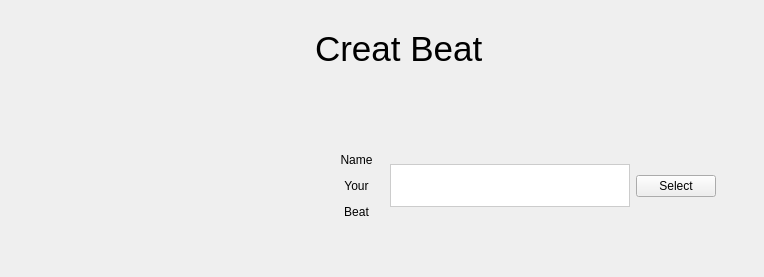
      <widget class="QWidget" name="createBeat">
       <layout class="QHBoxLayout" name="horizontalLayout_10">
        <property name="leftMargin">
         <number>0</number>
        </property>
        <property name="topMargin">
         <number>0</number>
        </property>
        <property name="rightMargin">
         <number>0</number>
        </property>
        <property name="bottomMargin">
         <number>0</number>
        </property>
        <item>
         <widget class="QWidget" name="widget_22" native="true">
          <property name="minimumSize">
           <size>
            <width>300</width>
            <height>0</height>
           </size>
          </property>
          <property name="maximumSize">
           <size>
            <width>300</width>
            <height>16777215</height>
           </size>
          </property>
          <widget class="QLabel" name="label_22">
           <property name="geometry">
            <rect>
             <x>0</x>
             <y>0</y>
             <width>250</width>
             <height>131</height>
            </rect>
           </property>
           <property name="maximumSize">
            <size>
             <width>250</width>
             <height>150</height>
            </size>
           </property>
           <property name="text">
            <string/>
           </property>
           <property name="pixmap">
            <pixmap resource="Resources.qrc">:/assets/guitAR.png</pixmap>
           </property>
          </widget>
          <widget class="QLabel" name="label_23">
           <property name="geometry">
            <rect>
             <x>220</x>
             <y>0</y>
             <width>71</width>
             <height>450</height>
            </rect>
           </property>
           <property name="maximumSize">
            <size>
             <width>16777215</width>
             <height>450</height>
            </size>
           </property>
           <property name="text">
            <string/>
           </property>
           <property name="pixmap">
            <pixmap resource="Resources.qrc">:/assets/vertical_lines.png</pixmap>
           </property>
           <property name="scaledContents">
            <bool>true</bool>
           </property>
          </widget>
          <zorder>label_23</zorder>
          <zorder>label_22</zorder>
         </widget>
        </item>
        <item>
         <widget class="QWidget" name="widget_20" native="true">
          <property name="enabled">
           <bool>true</bool>
          </property>
          <property name="sizePolicy">
           <sizepolicy hsizetype="Preferred" vsizetype="Preferred">
            <horstretch>0</horstretch>
            <verstretch>0</verstretch>
           </sizepolicy>
          </property>
          <layout class="QVBoxLayout" name="verticalLayout_14">
           <property name="leftMargin">
            <number>0</number>
           </property>
           <property name="topMargin">
            <number>20</number>
           </property>
           <item>
            <widget class="QWidget" name="widget_26" native="true">
             <layout class="QHBoxLayout" name="horizontalLayout_15">
              <item>
               <widget class="QLabel" name="label_21">
                <property name="sizePolicy">
                 <sizepolicy hsizetype="Preferred" vsizetype="Fixed">
                  <horstretch>0</horstretch>
                  <verstretch>0</verstretch>
                 </sizepolicy>
                </property>
                <property name="focusPolicy">
                 <enum>Qt::NoFocus</enum>
                </property>
                <property name="text">
                 <string>&lt;html&gt;&lt;head/&gt;&lt;body&gt;&lt;p&gt;&lt;img src=&quot;:/assets/orange_square.png&quot;/&gt;&lt;span style=&quot; font-size:26pt;&quot;&gt; Creat Beat&lt;/span&gt;&lt;/p&gt;&lt;/body&gt;&lt;/html&gt;</string>
                </property>
                <property name="scaledContents">
                 <bool>false</bool>
                </property>
               </widget>
              </item>
              <item>
               <spacer name="horizontalSpacer_6">
                <property name="orientation">
                 <enum>Qt::Horizontal</enum>
                </property>
                <property name="sizeHint" stdset="0">
                 <size>
                  <width>217</width>
                  <height>20</height>
                 </size>
                </property>
               </spacer>
              </item>
              <item>
               <widget class="QPushButton" name="backToMenuCreateBeat">
                <property name="minimumSize">
                 <size>
                  <width>40</width>
                  <height>40</height>
                 </size>
                </property>
                <property name="maximumSize">
                 <size>
                  <width>40</width>
                  <height>40</height>
                 </size>
                </property>
                <property name="styleSheet">
                 <string notr="true">background: url(:/assets/seta_back.png) no-repeat center center transparent;
border: none;</string>
                </property>
                <property name="text">
                 <string/>
                </property>
               </widget>
              </item>
             </layout>
            </widget>
           </item>
           <item>
            <widget class="QWidget" name="widget_21" native="true">
             <property name="sizePolicy">
              <sizepolicy hsizetype="Preferred" vsizetype="Preferred">
               <horstretch>0</horstretch>
               <verstretch>0</verstretch>
              </sizepolicy>
             </property>
             <property name="styleSheet">
              <string notr="true"/>
             </property>
             <layout class="QVBoxLayout" name="verticalLayout_15">
              <property name="leftMargin">
               <number>30</number>
              </property>
              <property name="topMargin">
               <number>20</number>
              </property>
              <property name="rightMargin">
               <number>30</number>
              </property>
              <property name="bottomMargin">
               <number>0</number>
              </property>
              <item>
               <spacer name="verticalSpacer_5">
                <property name="orientation">
                 <enum>Qt::Vertical</enum>
                </property>
                <property name="sizeHint" stdset="0">
                 <size>
                  <width>20</width>
                  <height>40</height>
                 </size>
                </property>
               </spacer>
              </item>
              <item>
               <widget class="QWidget" name="widget_5" native="true">
                <layout class="QHBoxLayout" name="horizontalLayout_9">
                 <property name="leftMargin">
                  <number>0</number>
                 </property>
                 <item>
                  <widget class="QLabel" name="label_4">
                   <property name="styleSheet">
                    <string notr="true">margin: 0 10px 0 0;</string>
                   </property>
                   <property name="text">
                    <string>&lt;html&gt;&lt;head/&gt;&lt;body&gt;&lt;p align=&quot;center&quot;&gt;Name&lt;/p&gt;&lt;p align=&quot;center&quot;&gt;Your&lt;/p&gt;&lt;p align=&quot;center&quot;&gt;Beat&lt;/p&gt;&lt;/body&gt;&lt;/html&gt;</string>
                   </property>
                  </widget>
                 </item>
                 <item>
                  <widget class="QLineEdit" name="lineEdit_2">
                   <property name="styleSheet">
                    <string notr="true">background: &quot;#424242&quot;;
padding: 10px;
border: 1px solid #CCC;
text-align: center;
color: white;
font-size: 16px;</string>
                   </property>
                   <property name="alignment">
                    <set>Qt::AlignCenter</set>
                   </property>
                  </widget>
                 </item>
                 <item>
                  <widget class="QPushButton" name="pushButton_7">
                   <property name="text">
                    <string>Select</string>
                   </property>
                  </widget>
                 </item>
                </layout>
               </widget>
              </item>
              <item>
               <spacer name="verticalSpacer_6">
                <property name="orientation">
                 <enum>Qt::Vertical</enum>
                </property>
                <property name="sizeHint" stdset="0">
                 <size>
                  <width>20</width>
                  <height>40</height>
                 </size>
                </property>
               </spacer>
              </item>
             </layout>
            </widget>
           </item>
          </layout>
         </widget>
        </item>
       </layout>
      </widget>
